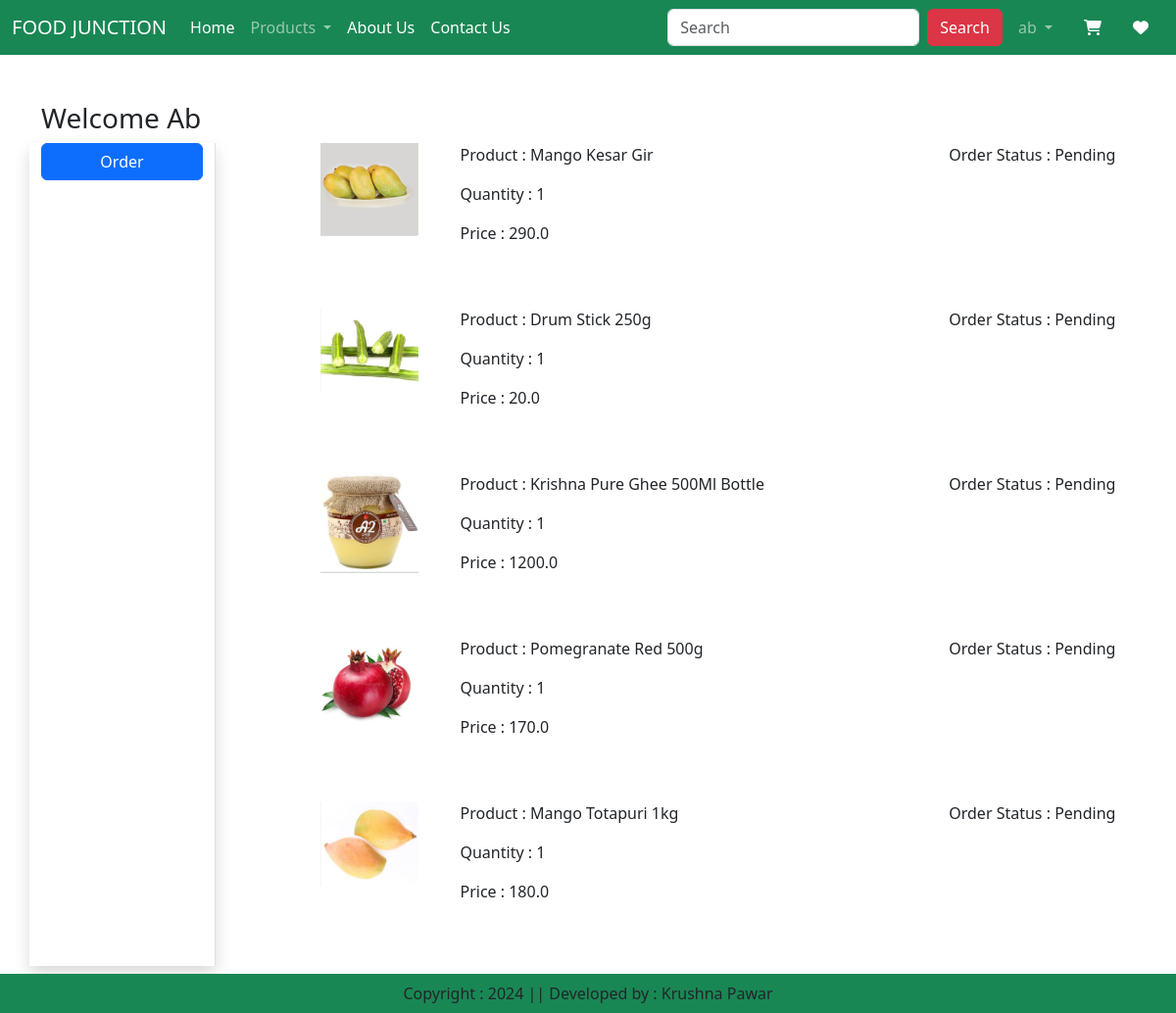
Screenshot of /orders/ (signed in) with the database file from the repository.
### app/models.py (models this page shows, shortened)
class OrderPlaced(models.Model):
    user = models.ForeignKey(User,on_delete=models.CASCADE)
    customer = models.ForeignKey(Customer,on_delete=models.CASCADE)
    product = models.ForeignKey(Product,on_delete=models.CASCADE)
    quantity = models.PositiveIntegerField(default=1)
    order_date = models.DateTimeField(auto_now_add=True)
    status = models.CharField(choices=STATUS_CHOICES, max_length=100,default="Pending")
    payment = models.ForeignKey(Payment,on_delete=models.CASCADE,default="")
    @property
    def total_cost(self):
        return self.quantity * self.product.discounted_price

class Product(models.Model):
    title = models.CharField(max_length=100)
    selling_price = models.FloatField()
    discounted_price = models.FloatField()
    discription = models.TextField()
    category = models.CharField(choices=CATEGORY_CHOICES, max_length=2)
    product_image = models.ImageField(upload_to='product')

### app/views.py (the view)
# urls.py: path('orders/',views.orders,name='orders'),
@login_required
def orders(request):
    totalitem = 0
    wishitem = 0
    if request.user.is_authenticated:
        totalitem = len(Cart.objects.filter(user=request.user))
        wishitem = len(Wishlist.objects.filter(user=request.user))
    order_placed = OrderPlaced.objects.filter(user=request.user)
    return render (request, "app/orders.html", locals())

### app/templates/app/orders.html (shortened to what this page needs)
{% extends "app/base.html" %}
{% load static %}
{% block main-content %}
    <div class="container my-5">
        <div class="row">
            <h3>Welcome <span class="text-capitalize">{{request.user}}</span></h3>
            <div class="col-sm-2 border-end shadow">
                <ul class="list-unstyled">
                    <li class="d-grid"><a href="{% url 'orders' %}" class="btn btn-primary">Order</a></li>
                </ul>
            </div>
            <div class="col-sm-9 offset-sm-1">
                {% for op in order_placed %}
                <div class="row">
                    <div class="col-sm-2">
                        <img src="{{op.product.product_image.url}}" alt="" class="img-fluid" height="100" width="100">
                    </div>
                    <div class="col-sm-7">
                        <p>Product : {{op.product.title}}</p>
                        <p>Quantity : {{op.quantity}}</p>
                        <p>Price : {{op.total_cost}}</p>
                    </div>
                    <div class="col-sm-3">
                        <p>Order Status : {{op.status}}</p>
                    </div>
                </div> <br><br>
                {% endfor %}
            </div>
        </div>
    </div>
{% endblock main-content %}

### app/templates/app/base.html (shortened to what this page needs)
<!DOCTYPE html>
{% load static %}
<html lang="en">
<head>
    <link href="https://cdn.jsdelivr.net/npm/bootstrap@5.3.3/dist/css/bootstrap.min.css" rel="stylesheet">
    <link rel="stylesheet" href="{% static 'app/css/owl.carousel.min.css' %}">
    <link rel="stylesheet" href="{% static 'app/css/all.min.css' %}">
    <link rel="stylesheet" href="{% static 'app/css/style.css' %}">
</head>
<body >
    <nav class="navbar navbar-expand-lg navbar-dark bg-success">
        <div class="container-fluid">
          <a class="navbar-brand" href="#">FOOD JUNCTION
          </a>
          <div class="collapse navbar-collapse" id="navbarSupportedContent">
            <ul class="navbar-nav me-auto mb-2 mb-lg-0">
              {% if request.user.is_authenticated %}
              <li class="nav-item">
                <a class="nav-link active" aria-current="page" href="/">Home</a>
              </li>
              <li class="nav-item dropdown">
                <a class="nav-link dropdown-toggle" href="#" role="button" data-bs-toggle="dropdown" aria-expanded="false">
                  Products
                </a>
              </li>
              <li class="nav-item">
                <a class="nav-link text-white" href="{% url 'about' %}">About Us</a>
              </li>
              <li class="nav-item">
                <a class="nav-link text-white" href="{% url 'contact' %}">Contact Us</a>
              </li>
            </ul>
            <form class="d-flex" role="search" action="/search/">
              <input class="form-control me-2" type="search" placeholder="Search" name="search" aria-label="Search">
              <button class="btn btn-danger" type="submit">Search</button>
            </form>
          </div>
          <ul class="navbar-nav me-auto mb-2 mb-lg-0">
          <li class="nav-item dropdown mx-2">
              <a class="nav-link dropdown-toggle" href="#" role="button" data-bs-toggle="dropdown" aria-expanded="false">
                  {{ request.user }}
              </a>
          </li>
            <li class="nav-item mx-2">
                <a href="/checkout" class="nav-link text-white"> <i class="fa fa-shopping-cart"></i></a>
            </li>
            <li class="nav-item mx-2">
                <a href="{% url 'showwishlist' %}" class="nav-link text-white">  <i class="fa fa-heart"></i></a>
            </li>
            {% endif %}
          </ul>
        </div>
      </nav>
      {% block main-content %}{% endblock main-content %}
      <footer class="container-fluid fixed-bottom bg-success text-center p-2 mt-5">
        Copyright : 2024 || Developed by : Krushna Pawar
      </footer>
</body>
</html>

### rows the page displays
OrderPlaced: product.product_image (picture), product "Mango Kesar Gir", quantity "1", total_cost "290.0", status "Pending"
OrderPlaced: product.product_image (picture), product "Drum Stick 250g", quantity "1", total_cost "20.0", status "Pending"
OrderPlaced: product.product_image (picture), product "Krishna Pure Ghee 500Ml Bottle", quantity "1", total_cost "1200.0", status "Pending"
OrderPlaced: product.product_image (picture), product "Pomegranate Red 500g", quantity "1", total_cost "170.0", status "Pending"
OrderPlaced: product.product_image (picture), product "Mango Totapuri 1kg", quantity "1", total_cost "180.0", status "Pending"

### other values shown
{{ request.user }} "ab"
{{ request.user }} "Ab"
